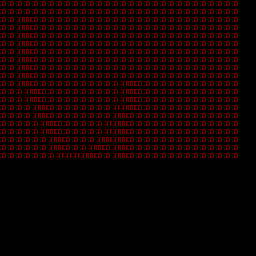

A 2D game scene composited from a Tiled map and its tileset images. What follows is a short description and the map's XML, with every tile layer's data as written:
An orthogonal 32x32 tile map with 8x8 px tiles, 1 tile layer (Tile Layer 1).

<map version="1.10" tiledversion="1.10.2" orientation="orthogonal" renderorder="right-down" width="32" height="32" tilewidth="8" tileheight="8" infinite="0" nextlayerid="2" nextobjectid="1">
 <editorsettings>
  <export target="tilemap..c" format="gba" />
 </editorsettings>
 <tileset firstgid="1" source="tileset.tsx" />
 <layer id="1" name="Tile Layer 1" width="32" height="32">
  <data encoding="csv">
3,3,3,3,3,3,3,3,3,3,3,3,3,3,3,3,3,3,3,3,3,3,3,3,3,3,3,3,3,3,0,0,
3,3,3,3,3,3,3,3,3,3,3,3,3,3,3,3,3,3,3,3,3,3,3,3,3,3,3,3,3,3,0,0,
3,3,1,2,3,3,3,3,3,3,3,3,3,3,3,3,3,3,3,3,3,3,3,3,3,3,3,3,3,3,0,0,
3,3,1,2,3,3,3,3,3,3,3,3,3,3,3,3,3,3,3,3,3,3,3,3,3,3,3,3,3,3,0,0,
3,3,1,2,3,3,3,3,3,3,3,3,3,3,3,3,3,3,3,3,3,3,3,3,3,3,3,3,3,3,0,0,
3,3,1,2,3,3,3,3,3,3,3,3,3,3,3,3,3,3,3,3,3,3,3,3,3,3,3,3,3,3,0,0,
3,3,1,2,3,3,3,3,3,3,3,3,3,3,3,3,3,3,3,3,3,3,3,3,3,3,3,3,3,3,0,0,
3,3,1,2,3,3,3,3,3,3,3,3,3,3,3,3,3,3,3,3,3,3,3,3,3,3,3,3,3,3,0,0,
3,3,1,2,3,3,3,3,3,3,3,3,3,3,3,3,3,3,3,3,3,3,3,3,3,3,3,3,3,3,0,0,
3,3,1,2,3,3,3,3,3,3,3,3,3,3,3,3,3,3,3,3,3,3,3,3,3,3,3,3,3,3,0,0,
3,3,1,2,3,3,3,3,3,3,3,3,3,3,3,1,2,3,3,3,3,3,3,3,3,3,3,3,3,3,0,0,
3,3,3,1,2,3,3,3,3,3,3,3,3,3,3,1,2,3,3,3,3,3,3,3,3,3,3,3,3,3,0,0,
3,3,3,1,2,3,3,3,3,3,3,3,3,3,3,1,2,3,3,3,3,3,3,3,3,3,3,3,3,3,0,0,
3,3,3,3,1,2,3,3,3,3,3,3,3,3,1,1,2,3,3,3,3,3,3,3,3,3,3,3,3,3,0,0,
3,3,3,3,1,2,3,3,3,3,3,3,3,3,1,2,3,3,3,3,3,3,3,3,3,3,3,3,3,3,0,0,
3,3,3,3,3,1,2,3,3,3,3,3,3,1,1,2,3,3,3,3,3,3,3,3,3,3,3,3,3,3,0,0,
3,3,3,3,3,1,2,3,3,3,3,3,3,1,1,2,3,3,3,3,3,3,3,3,3,3,3,3,3,3,0,0,
3,3,3,3,3,3,1,2,3,3,3,3,1,2,1,2,3,3,3,3,3,3,3,3,3,3,3,3,3,3,0,0,
3,3,3,3,3,3,1,2,3,3,3,1,2,3,1,2,3,3,3,3,3,3,3,3,3,3,3,3,3,3,0,0,
3,3,3,3,3,3,3,1,1,1,1,2,3,3,1,2,3,3,3,3,3,3,3,3,3,3,3,3,3,3,0,0,
0,0,0,0,0,0,0,0,0,0,0,0,0,0,0,0,0,0,0,0,0,0,0,0,0,0,0,0,0,0,0,0,
0,0,0,0,0,0,0,0,0,0,0,0,0,0,0,0,0,0,0,0,0,0,0,0,0,0,0,0,0,0,0,0,
0,0,0,0,0,0,0,0,0,0,0,0,0,0,0,0,0,0,0,0,0,0,0,0,0,0,0,0,0,0,0,0,
0,0,0,0,0,0,0,0,0,0,0,0,0,0,0,0,0,0,0,0,0,0,0,0,0,0,0,0,0,0,0,0,
0,0,0,0,0,0,0,0,0,0,0,0,0,0,0,0,0,0,0,0,0,0,0,0,0,0,0,0,0,0,0,0,
0,0,0,0,0,0,0,0,0,0,0,0,0,0,0,0,0,0,0,0,0,0,0,0,0,0,0,0,0,0,0,0,
0,0,0,0,0,0,0,0,0,0,0,0,0,0,0,0,0,0,0,0,0,0,0,0,0,0,0,0,0,0,0,0,
0,0,0,0,0,0,0,0,0,0,0,0,0,0,0,0,0,0,0,0,0,0,0,0,0,0,0,0,0,0,0,0,
0,0,0,0,0,0,0,0,0,0,0,0,0,0,0,0,0,0,0,0,0,0,0,0,0,0,0,0,0,0,0,0,
0,0,0,0,0,0,0,0,0,0,0,0,0,0,0,0,0,0,0,0,0,0,0,0,0,0,0,0,0,0,0,0,
0,0,0,0,0,0,0,0,0,0,0,0,0,0,0,0,0,0,0,0,0,0,0,0,0,0,0,0,0,0,0,0,
0,0,0,0,0,0,0,0,0,0,0,0,0,0,0,0,0,0,0,0,0,0,0,0,0,0,0,0,0,0,0,0
</data>
 </layer>
</map>